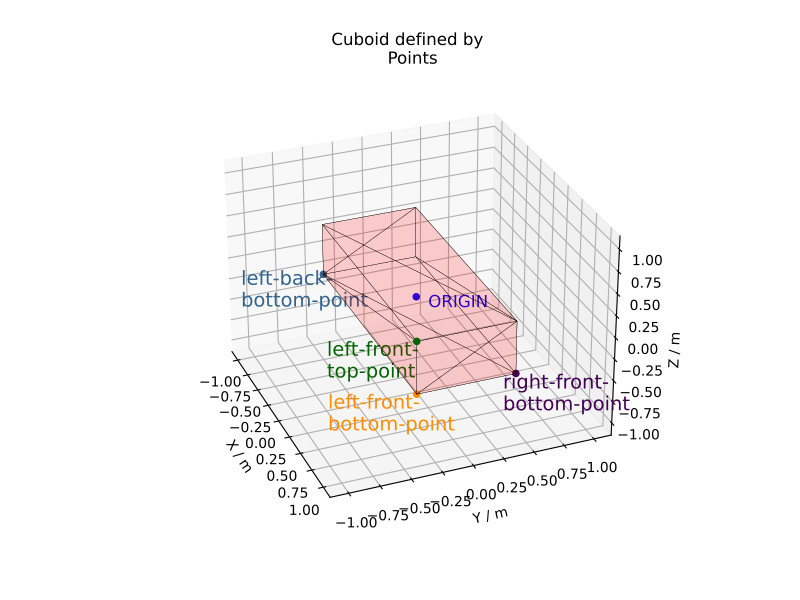

Python code for this plot:
# import mantid algorithms, numpy and matplotlib
from mantid.simpleapi import *
import matplotlib.pyplot as plt
import numpy as np
from mpl_toolkits.mplot3d.art3d import Poly3DCollection

cuboid = ' \
<cuboid id="shape"> \
  <left-front-bottom-point x="1" y="-0.4" z="-0.3"  /> \
  <left-front-top-point  x="1" y="-0.4" z="0.3"  /> \
  <left-back-bottom-point  x="-1" y="-0.4" z="-0.3"  /> \
  <right-front-bottom-point  x="1" y="0.4" z="-0.3"  /> \
</cuboid> \
<algebra val="shape" /> \
'

ws = CreateSampleWorkspace()
SetSample(ws, Geometry={'Shape': 'CSG', 'Value': cuboid})
sample = ws.sample()
shape = sample.getShape()
mesh = shape.getMesh()

mesh_polygon = Poly3DCollection(mesh, edgecolor = 'black' , linewidths=0.2)
mesh_polygon.set_facecolor((1,0,0,0.1))

fig, axes = plt.subplots(subplot_kw={'projection':'mantid3d'}, figsize = (8,6))
axes.add_collection3d(mesh_polygon)

axes.set_title('Cuboid defined by \n Points')
axes.set_xlabel('X / m')
axes.set_ylabel('Y / m')
axes.set_zlabel('Z / m')

axes.set_mesh_axes_equal(mesh)
axes.view_init(elev=29, azim=-22)

colors = ('darkorange','darkgreen','#33638DFF', '#440154FF')
points = [[1,-0.4,-0.3], [1,-0.4,0.3], [-1,-0.4,-0.3], [1,0.4,-0.3]]
point_names = ('left-front-\nbottom-point', 'left-front-\ntop-point', 'left-back-\nbottom-point', 'right-front-\nbottom-point')
for i in range(4):
    axes.scatter(points[i][0],points[i][1],points[i][2], color=colors[i])
    text_points = points[i]
    if i % 2 == 0:
        text_points[1] -= 0.7
        text_points[2] -= 0.2
    if i == 1:
        text_points[1] -= 0.7
        text_points[2] -= 0.2
    if i == 3:
        text_points[1] -= 0.1
        text_points[2] -= 0.4
    axes.text(text_points[0],text_points[1],text_points[2],point_names[i], color=colors[i], fontsize=14)

axes.scatter(0,0,0, color='b')
axes.text(0,0.1,-0.15, "ORIGIN", color='b', fontsize=12)

plt.show()
